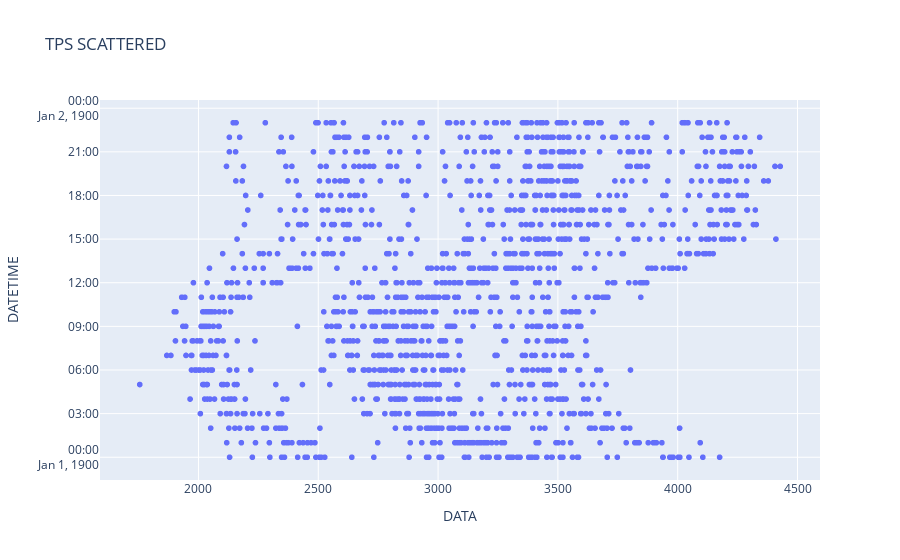

Notebook code cell kept with this figure:
### Markdown cell above
## M2M Transaction per second. HH24 scaterred.

### Code cell
import pandas as pd
import plotly.express as px
df = pd.read_csv('https://raw.githubusercontent.com/unpetee/getocidisks/master/m2mtransps.csv')
df['DATETIME']= pd.to_datetime(df['DATETIME'],format="%d/%m/%Y %H:%M").dt.strftime('%H')
df['DATETIME']= pd.to_datetime(df['DATETIME'],format="%H")
gb_date = df.groupby("DATETIME")["DATA"].sum()
#gb_date.head(100)
fig = px.scatter(df, x = 'DATA', y = 'DATETIME', title='TPS SCATTERED')
#fig.update_xaxes(rangeslider_visible=True)
fig.show()

### Figure 1 — Plotly figure (JSON) as saved in the notebook; plotly's stock layout.template omitted (floating-point values rounded to 4 significant figures; data arrays with more than 128 entries replaced by an {"elided": "..."} marker saying what was removed)
{"data": [{"hovertemplate": "DATA=%{x}<br>DATETIME=%{y}<extra></extra>", "legendgroup": "", "marker": {"color": "#636efa", "symbol": "circle"}, "mode": "markers", "name": "", "showlegend": false, "type": "scattergl", "x": {"elided": "1462 int values"}, "xaxis": "x", "y": {"elided": "1462 str values"}, "yaxis": "y"}], "layout": {"autosize": true, "legend": {"tracegroupgap": 0}, "title": {"text": "TPS SCATTERED"}, "xaxis": {"anchor": "y", "autorange": true, "domain": [0, 1], "range": [1598.0, 4585.0], "showspikes": false, "title": {"text": "DATA"}, "type": "linear"}, "yaxis": {"anchor": "x", "autorange": true, "domain": [0, 1], "range": ["1899-12-31 22:18:55.0318", "1900-01-02 00:41:04.9682"], "showspikes": false, "title": {"text": "DATETIME"}, "type": "date"}}}
